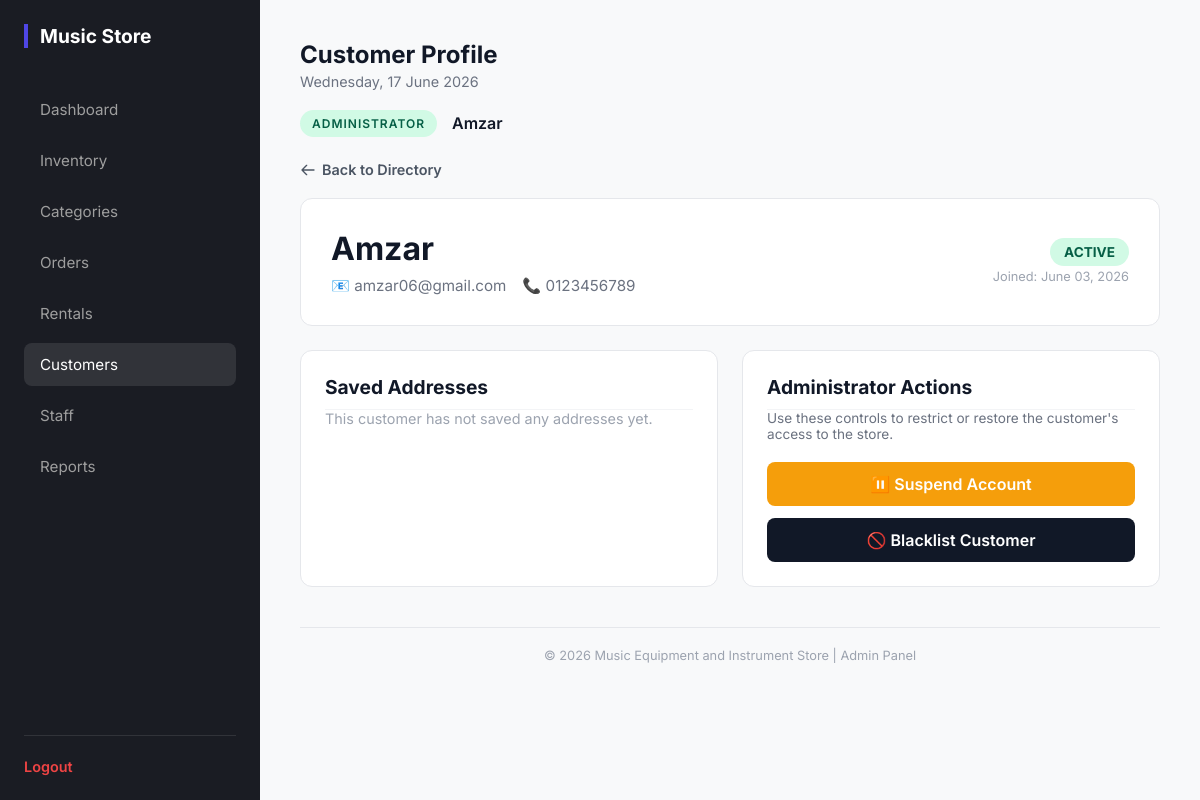
/admin/admin_view_customer.php?id=1 (signed in), run on the app's committed database.
### tables this page shows
CREATE TABLE `customers` (
  `cust_id` int(11) NOT NULL,
  `cust_name` varchar(255) NOT NULL,
  `cust_email` varchar(255) NOT NULL,
  `cust_password` varchar(255) NOT NULL,
  `cust_phone_number` varchar(20) DEFAULT NULL,
  `cust_address` text DEFAULT NULL,
  `cust_street` varchar(255) DEFAULT NULL,
  `cust_city` varchar(100) DEFAULT NULL,
  `cust_state` varchar(100) DEFAULT NULL,
  `cust_postcode` varchar(10) DEFAULT NULL,
  `status` enum('Active','Suspended','Blacklisted','Deleted') DEFAULT 'Active',
  `created_at` timestamp NOT NULL DEFAULT current_timestamp()
);

### admin/admin_view_customer.php (the view, shortened to what this page needs)
<?php
require_once('../database.php');
$cust_id = intval($_GET['id']);
$customer_query = mysqli_query($conn, "SELECT * FROM customers WHERE cust_id = $cust_id");
$customer = mysqli_fetch_assoc($customer_query);
$addresses = [];
$status = $customer['status'] ?? 'Active';
if ($status == 'Active') { $bg = '#d1fae5'; $txt = '#065f46'; }
elseif ($status == 'Suspended') { $bg = '#fef3c7'; $txt = '#92400e'; }
elseif ($status == 'Blacklisted') { $bg = '#111827'; $txt = '#f9fafb'; }
else { $bg = '#fee2e2'; $txt = '#991b1b'; }
require_once('admin_header.php');
?>
<div style="max-width: 1000px; margin: 0 auto; margin-top: 20px;">
    <a href="manage_customer.php" style="display: inline-flex; align-items: center; gap: 6px; color: #4b5563; text-decoration: none; font-size: 0.9rem; font-weight: 600; margin-bottom: 20px;">
        <svg xmlns="http://www.w3.org/2000/svg" width="16" height="16" fill="none" viewBox="0 0 24 24" stroke="currentColor" stroke-width="2"><path stroke-linecap="round" stroke-linejoin="round" d="M10 19l-7-7m0 0l7-7m-7 7h18" /></svg>
        Back to Directory
    </a>
    <div style="background: white; padding: 30px; border-radius: 12px; border: 1px solid #e5e7eb; margin-bottom: 24px; display: flex; justify-content: space-between; align-items: center;">
        <div>
            <h2 style="margin: 0 0 8px 0; color: #111827; font-size: 2rem;"><?php echo htmlspecialchars($customer['cust_name']); ?></h2>
            <div style="color: #6b7280; font-size: 0.95rem; display: flex; gap: 16px;">
                <span>📧 <?php echo htmlspecialchars($customer['cust_email']); ?></span>
                <span>📞 <?php echo !empty($customer['cust_phone_number']) ? htmlspecialchars($customer['cust_phone_number']) : 'No Phone Provided'; ?></span>
            </div>
        </div>
        <div style="text-align: right;">
            <span style="background: <?php echo $bg; ?>; color: <?php echo $txt; ?>; padding: 6px 14px; border-radius: 20px; font-size: 0.85rem; font-weight: 700; text-transform: uppercase;">
                <?php echo $status; ?>
            </span>
            <p style="margin: 8px 0 0 0; font-size: 0.8rem; color: #9ca3af;">Joined: <?php echo date('F d, Y', strtotime($customer['created_at'])); ?></p>
        </div>
    </div>
    <div style="display: grid; grid-template-columns: 1fr 1fr; gap: 24px;">
        <div style="background: white; padding: 24px; border-radius: 12px; border: 1px solid #e5e7eb;">
            <h3 style="margin-top: 0; color: #111827; font-size: 1.2rem; border-bottom: 1px solid #f3f4f6; padding-bottom: 10px;">Saved Addresses</h3>
            <?php if (count($addresses) > 0): ?>
                <div style="display: flex; flex-direction: column; gap: 12px; max-height: 300px; overflow-y: auto;">
                    <?php foreach($addresses as $addr): ?>
                        <div style="background: #f9fafb; padding: 12px; border-radius: 8px; border: 1px solid #e5e7eb;">
                            <strong style="display: block; color: #374151; font-size: 0.95rem;">
                                <?php echo htmlspecialchars($addr['full_name']); ?>
                                <?php if(!empty($addr['phone_number'])) echo ' <span style="font-size:0.8rem; color:#6b7280;">(' . htmlspecialchars($addr['phone_number']) . ')</span>'; ?>
                            </strong>
                            <span style="color: #6b7280; font-size: 0.85rem; line-height: 1.5; display: block; margin-top: 4px;">
                                <?php echo htmlspecialchars(implode(', ', array_filter([$addr['street'], $addr['city'], $addr['postcode'], $addr['state'], $addr['country']]))); ?>
                            </span>
                        </div>
                    <?php endforeach; ?>
                </div>
            <?php else: ?>
                <p style="color: #9ca3af; font-size: 0.9rem;">This customer has not saved any addresses yet.</p>
            <?php endif; ?>
        </div>
        <div style="background: white; padding: 24px; border-radius: 12px; border: 1px solid #e5e7eb;">
            <h3 style="margin-top: 0; color: #111827; font-size: 1.2rem; border-bottom: 1px solid #f3f4f6; padding-bottom: 10px;">Administrator Actions</h3>
            <?php if ($_SESSION['staff_role'] === 'Administrator'): ?>
                <p style="font-size: 0.85rem; color: #6b7280; margin-bottom: 20px;">Use these controls to restrict or restore the customer's access to the store.</p>
                <div style="display: flex; flex-direction: column; gap: 12px;">
                    <?php if ($status !== 'Suspended'): ?>
                        <a href="admin_view_customer.php?id=<?php echo $cust_id; ?>&action=Suspended" onclick="return confirm('Suspend this account? They will not be able to log in temporarily.')" style="text-align: center; background: #f59e0b; color: white; padding: 12px; border-radius: 8px; text-decoration: none; font-weight: 600;">⏸️ Suspend Account</a>
                    <?php endif; ?>
                    <?php if ($status !== 'Blacklisted'): ?>
                        <a href="admin_view_customer.php?id=<?php echo $cust_id; ?>&action=Blacklisted" onclick="return confirm('BLACKLIST this account? They will be permanently banned from purchasing or renting.')" style="text-align: center; background: #111827; color: white; padding: 12px; border-radius: 8px; text-decoration: none; font-weight: 600;">🚫 Blacklist Customer</a>
                    <?php endif; ?>
                </div>
            <?php else: ?>
                <div style="background: #fee2e2; color: #991b1b; padding: 12px; border-radius: 8px; font-size: 0.85rem; font-weight: 600;">
                    Only Administrators can modify customer restrictions.
                </div>
            <?php endif; ?>
        </div>
    </div>
</div>
<?php require_once('admin_footer.php'); ?>

### admin/admin.css (style rules this page uses)
:root { --sidebar-bg: #1a1c23; --sidebar-text: #9e9e9e; --sidebar-hover: #ffffff; --accent-color: #4f46e5; --bg-light: #f8f9fa; --white: #ffffff; --border-color: #e5e7eb; --text-main: #111827; --sidebar-width: 260px; }
*, *::before, *::after { box-sizing: border-box; margin: 0; padding: 0; }
body { font-family: 'Inter', 'DM Sans', sans-serif; background-color: var(--bg-light); color: var(--text-main); display: flex; }

### data on the page
customers: cust_name "Amzar", cust_email "amzar06@gmail.com", cust_phone_number "0123456789", status "ACTIVE", created_at "June 03, 2026"

### other printed values
$page_title "Customer Profile"
$_SESSION['staff_role'] "ADMINISTRATOR"
$_SESSION['staff_name'] "Amzar"
